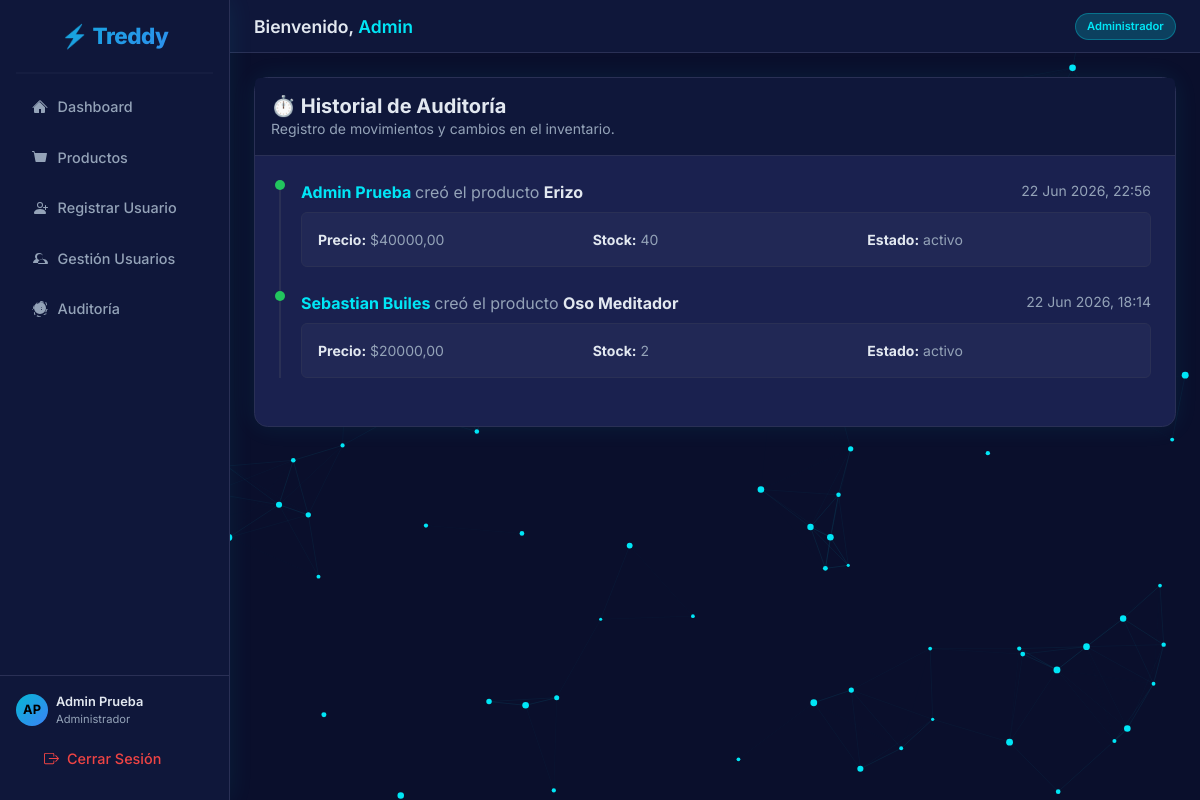
Page /productos/historial/ (signed in) on the earlier database version.
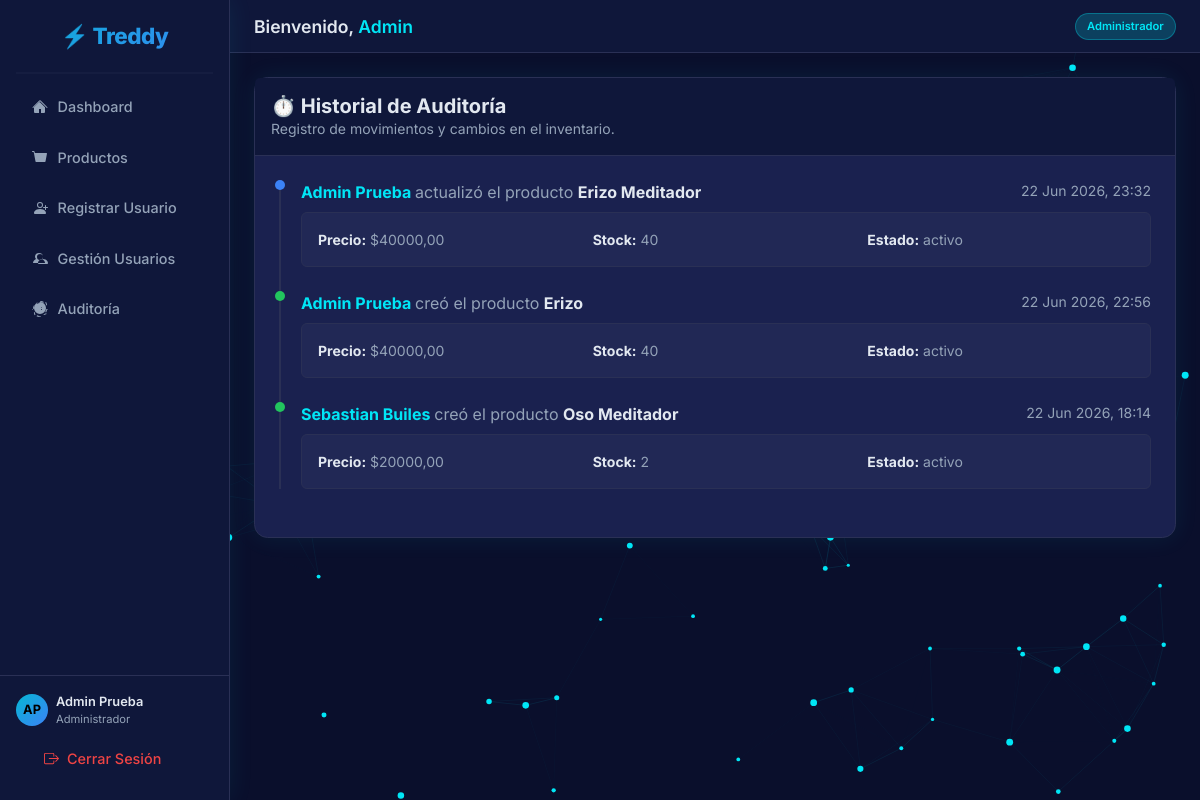
Same page on the later database version.
### productos/models.py (models this page shows, shortened)
class HistorialProducto(models.Model):
    ACCIONES = (
        ('creacion', 'Creación'),
        ('actualizacion', 'Actualización'),
        ('eliminacion', 'Eliminación'),
    )
    producto = models.ForeignKey(Producto, on_delete=models.SET_NULL, null=True, related_name='historial')
    nombre = models.CharField(max_length=150, blank=True, null=True)
    precio_base = models.DecimalField(max_digits=10, decimal_places=2, blank=True, null=True)
    stock = models.IntegerField(blank=True, null=True)
    estado = models.CharField(max_length=20, blank=True, null=True)
    fecha = models.DateTimeField(auto_now_add=True)
    accion = models.CharField(max_length=20, choices=ACCIONES)
    usuario = models.ForeignKey(settings.AUTH_USER_MODEL, on_delete=models.SET_NULL, null=True)

### usuarios/models.py (models this page shows, shortened)
class Usuario(AbstractUser):
    ROLES = (
        ('Administrador', 'Administrador'),
        ('Vendedor', 'Vendedor'),
        ('Cliente', 'Cliente'),
    )
    ESTADOS = (
        ('Activo', 'Activo'),
        ('Inactivo', 'Inactivo'),
        ('Pendiente', 'Pendiente'),
    )
    email = models.EmailField(unique=True, max_length=150)
    telefono = models.CharField(
        max_length=20,
        blank=True,
        null=True,
        validators=[RegexValidator(r'^\+?1?\d{9,15}$', 'El número de teléfono debe ingresarse en el formato: "+999999999". Hasta 15 dígitos permitidos.')]
    )
    tipo_usuario = models.CharField(max_length=20, choices=ROLES, default='Cliente')
    estado = models.CharField(max_length=20, choices=ESTADOS, default='Pendiente')
    USERNAME_FIELD = 'email'
    REQUIRED_FIELDS = ['username', 'first_name', 'last_name']

### productos/views.py (the view)
# urls.py: path('historial/', views.historial_list, name='historial_list'),
@login_required
def historial_list(request):
    if getattr(request.user, 'tipo_usuario', '') != 'Administrador':
        return redirect('productos_list')
    historial = HistorialProducto.objects.all().order_by('-fecha')
    if request.headers.get('X-Requested-With') == 'XMLHttpRequest':
        return render(request, 'productos/partials/historial_list.html', {'historial': historial})
    return render(request, 'productos/historial_list.html', {'historial': historial})

### templates/productos/historial_list.html (shortened to what this page needs)
{% extends 'base.html' %}
{% block content %}
    {% include 'productos/partials/historial_list.html' %}
{% endblock %}

### templates/productos/partials/historial_list.html (shortened to what this page needs)
<div class="card border-0">
    <div class="card-header py-3">
        <h5 class="mb-0 fw-bold" style="color:var(--treddy-text);">⏱️ Historial de Auditoría</h5>
        <p class="mb-0 small" style="color:var(--treddy-muted);">Registro de movimientos y cambios en el inventario.</p>
    </div>
    <div class="card-body p-4">
        {% if historial %}
        <div class="timeline" style="position: relative; padding-left: 20px; border-left: 2px solid var(--treddy-border);">
            {% for entry in historial %}
            <div class="timeline-item mb-4" style="position: relative;">
                <div class="tl-dot {% if entry.accion == 'creacion' %}tl-dot-create{% elif entry.accion == 'actualizacion' %}tl-dot-update{% else %}tl-dot-delete{% endif %}"></div>
                <div class="d-flex justify-content-between">
                    <div class="fw-bold" style="color:var(--treddy-text);">
                        <span style="color:var(--treddy-cyan);">{{ entry.usuario.get_full_name|default:entry.usuario.email }}</span>
                        <span style="color:var(--treddy-muted); font-weight:normal;">
                            {% if entry.accion == 'creacion' %}
                                creó el producto
                            {% elif entry.accion == 'actualizacion' %}
                                actualizó el producto
                            {% else %}
                                eliminó el producto
                            {% endif %}
                        </span>
                        <span class="fw-bold" style="color:var(--treddy-text);">{{ entry.nombre }}</span>
                    </div>
                    <div class="small" style="color:var(--treddy-muted);">{{ entry.fecha|date:"d M Y, H:i" }}</div>
                </div>
                {% if entry.accion != 'eliminacion' %}
                <div class="mt-2 p-3 rounded" style="background: rgba(255,255,255,0.03); border: 1px solid var(--treddy-border);">
                    <div class="row g-2 small" style="color:var(--treddy-muted);">
                        <div class="col-4"><strong style="color:var(--treddy-text);">Precio:</strong> ${{ entry.precio_base|default:"0" }}</div>
                        <div class="col-4"><strong style="color:var(--treddy-text);">Stock:</strong> {{ entry.stock|default:"0" }}</div>
                        <div class="col-4"><strong style="color:var(--treddy-text);">Estado:</strong> {{ entry.estado|default:"N/A" }}</div>
                    </div>
                </div>
                {% endif %}
            </div>
            {% endfor %}
        </div>
        {% else %}
        <div class="text-center py-5" style="color:var(--treddy-muted);">
            <div style="font-size:3rem; opacity:0.5; margin-bottom:1rem;">📭</div>
            <p>No hay registros en el historial de auditoría.</p>
        </div>
        {% endif %}
    </div>
</div>

Differences in the rows shown:
added HistorialProducto: usuario.get_full_name "Admin Prueba", accion "actualizó el producto", nombre "Erizo Meditador", fecha "22 Jun 2026, 23:32", precio_base "40000,00", stock "40", estado "activo"
